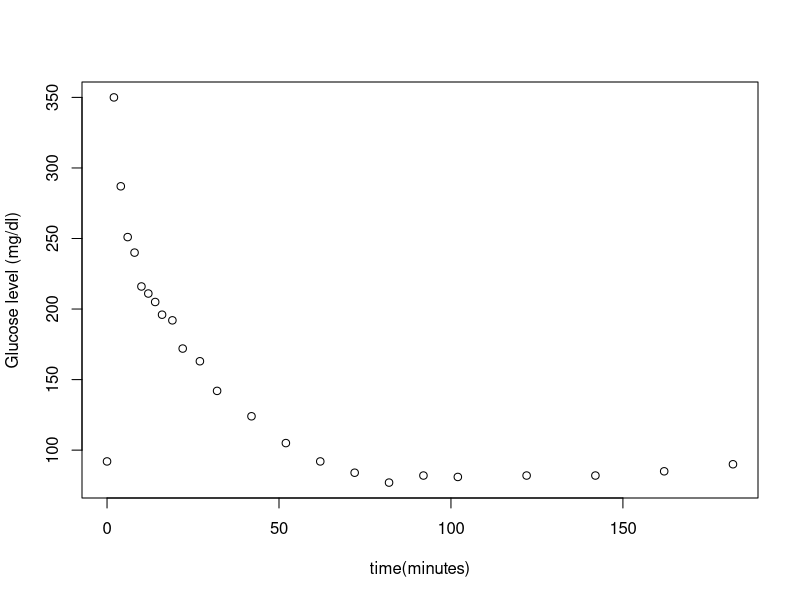
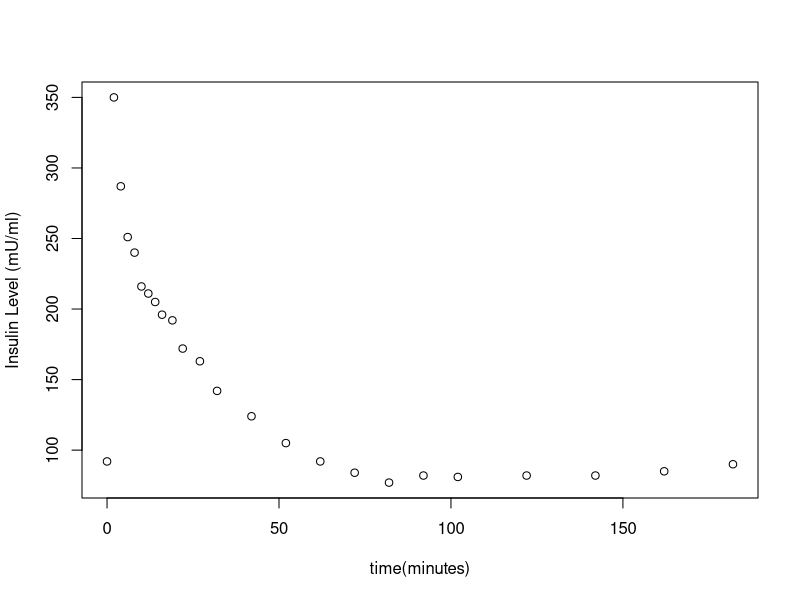
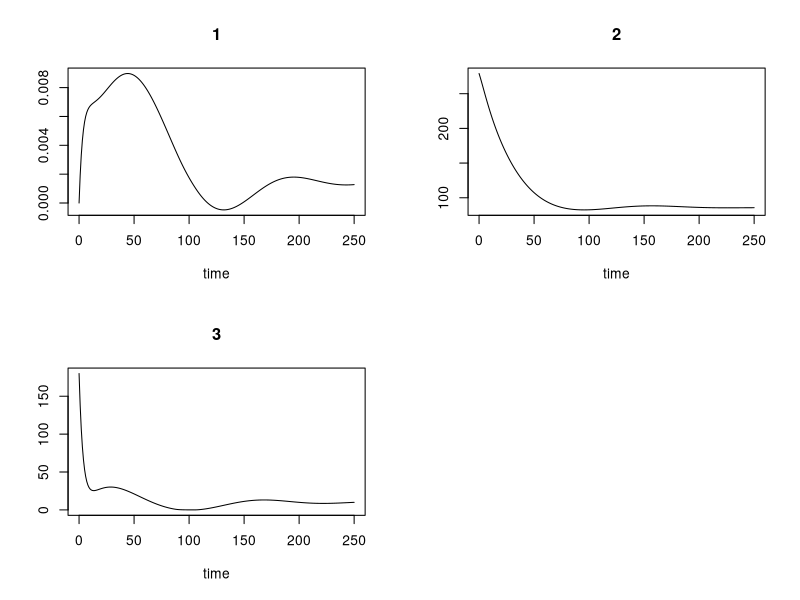
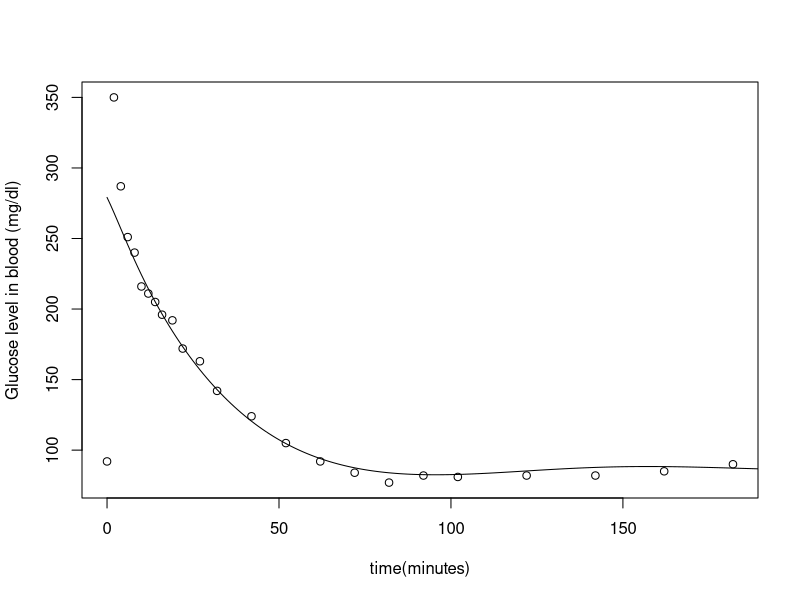
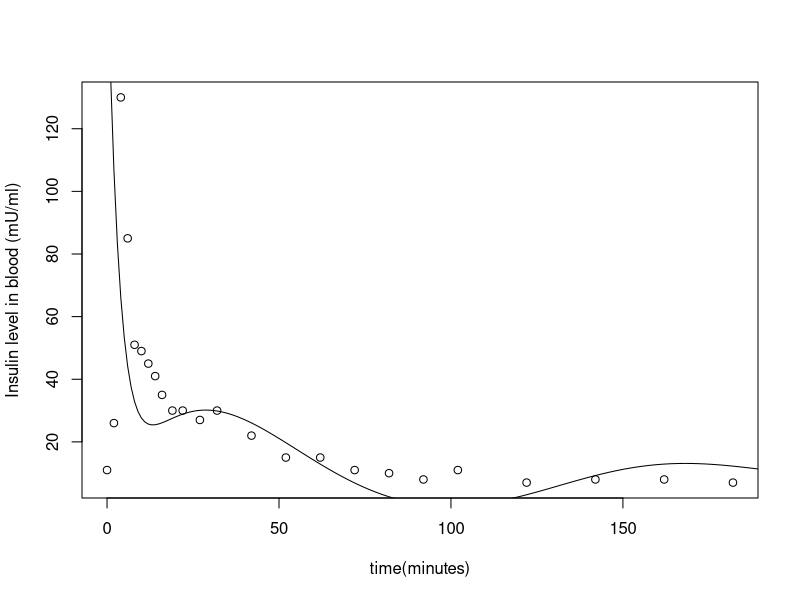

R code for these plots, in order:
library(deSolve)



## plot the glucose-insulin time profile data from experiment

data = read.csv("glucose_insulin_profile_data.csv", header = TRUE)

plot(data$time, data$glucose, xlab = "time(minutes)", ylab = "Glucose level (mg/dl)" )

X11()

plot(data$time, data$glucose, xlab = "time(minutes)", ylab = "Insulin Level (mU/ml)" )



## differential equations

## y[1] is X, Plasma insulin
## y[2] is G, Plasma Glucose
## y[3] is I, Intersticial insulin

## Gb = basal plasma glucose concentration
## Ib = basel plasma insulin concentration
## n = insulin clearance fraction
## g = secondary pancreatic response to glucose
## h = basel glucose plasma level


model <- function (time, y, parms) {
with(as.list(c(y, parms)), {


  p1 = parms[1] 
  p2 = parms[2]
  p3 = parms[3]
  Gb = parms[4]
  Ib = parms[5]
  n = parms[6]
  g = parms[7]
  h = parms[8]

  
  X = y[1]
  G = y[2]
  I = y[3]

 dX <- -p2*X + p3*(I - Ib)

 dG <- (-X * G) + p1*(Gb - G)
  

 if(G > h){

 dI = (-n*I) + g*(G - h)*time

 list(c(dX,dG,dI))


 } else {

 dI = -n*I

 list(c(dX,dG,dI))

 }


})
}
 



## initial values for X,G,I

initial = c(0 ,279.11, 180)

#initial = c(0, 189, 50)

 # p1 = parms[1] = 0.02649
 # p2 = parms[2] = 0.02543
 # p3 = parms[3] = 1.28169 * e-5
 # Gb = params[4] = 90 (mg/dl)
 # Ib = params[5] = 7 (milli Units/day)
 # n = params[6] = 0.267
 # g = params[7] = 0.00407
 # h = params[8] = 83 (approximately same as GB)

parameters = c(0.02649, 0.02543, 1.2816e-5, 90, 7, 0.267, 0.00407, 83)

times = seq(0, 250, 1)

out <- ode (time = times, y = initial, func = model, parms = parameters)

plot(out)

X11()

#plot(out)

plot(data$time, data$glucose, xlab = "time(minutes)", ylab = "Glucose level in blood (mg/dl)" )
lines(out[,1],out[,3])

X11()


plot(data$time, data$insulin, xlab = "time(minutes)", ylab = "Insulin level in blood (mU/ml)" )
lines(out[,1],out[,4])

 
